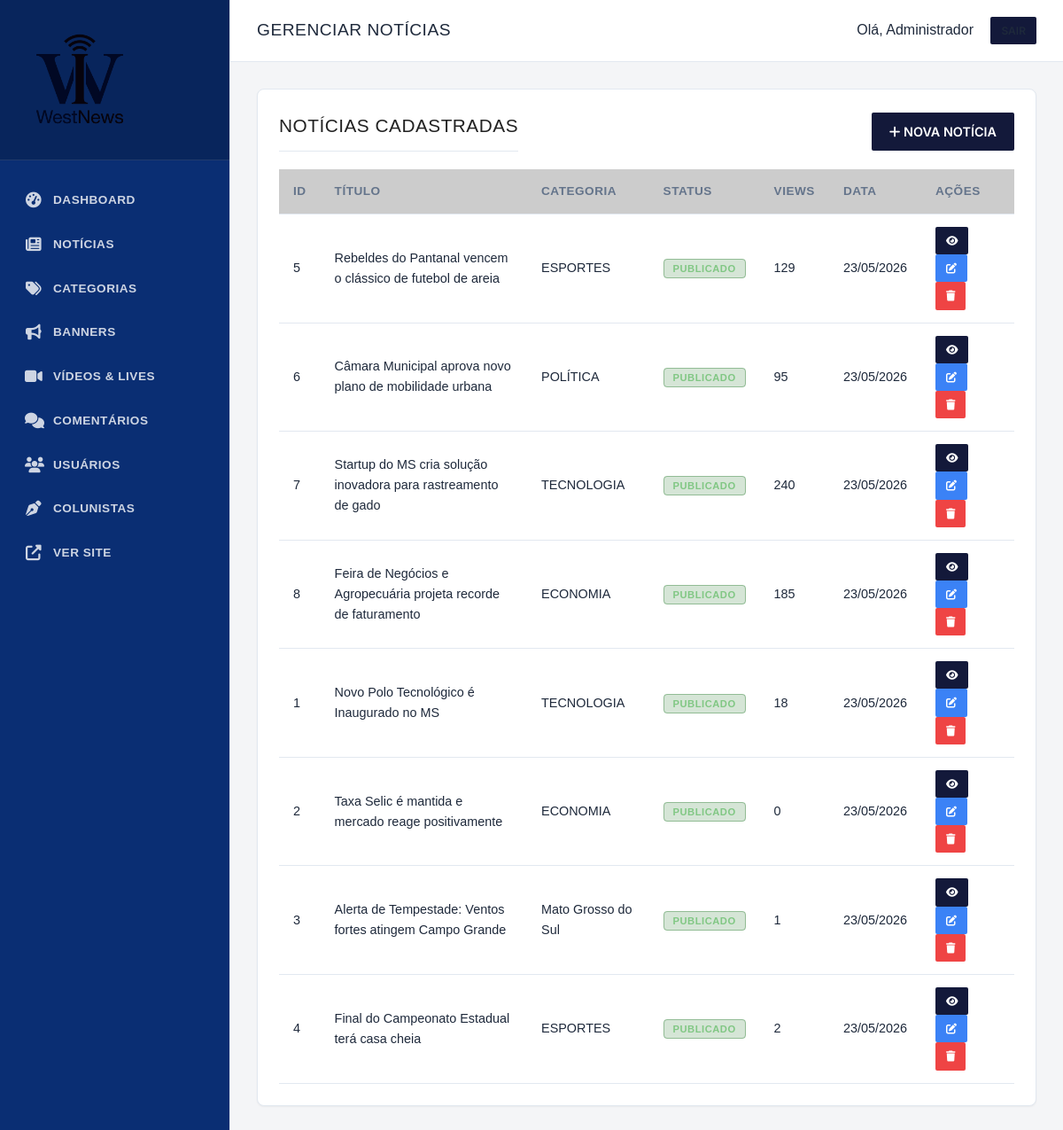
The page /admin/noticias.php (signed in) on the database as committed earlier.
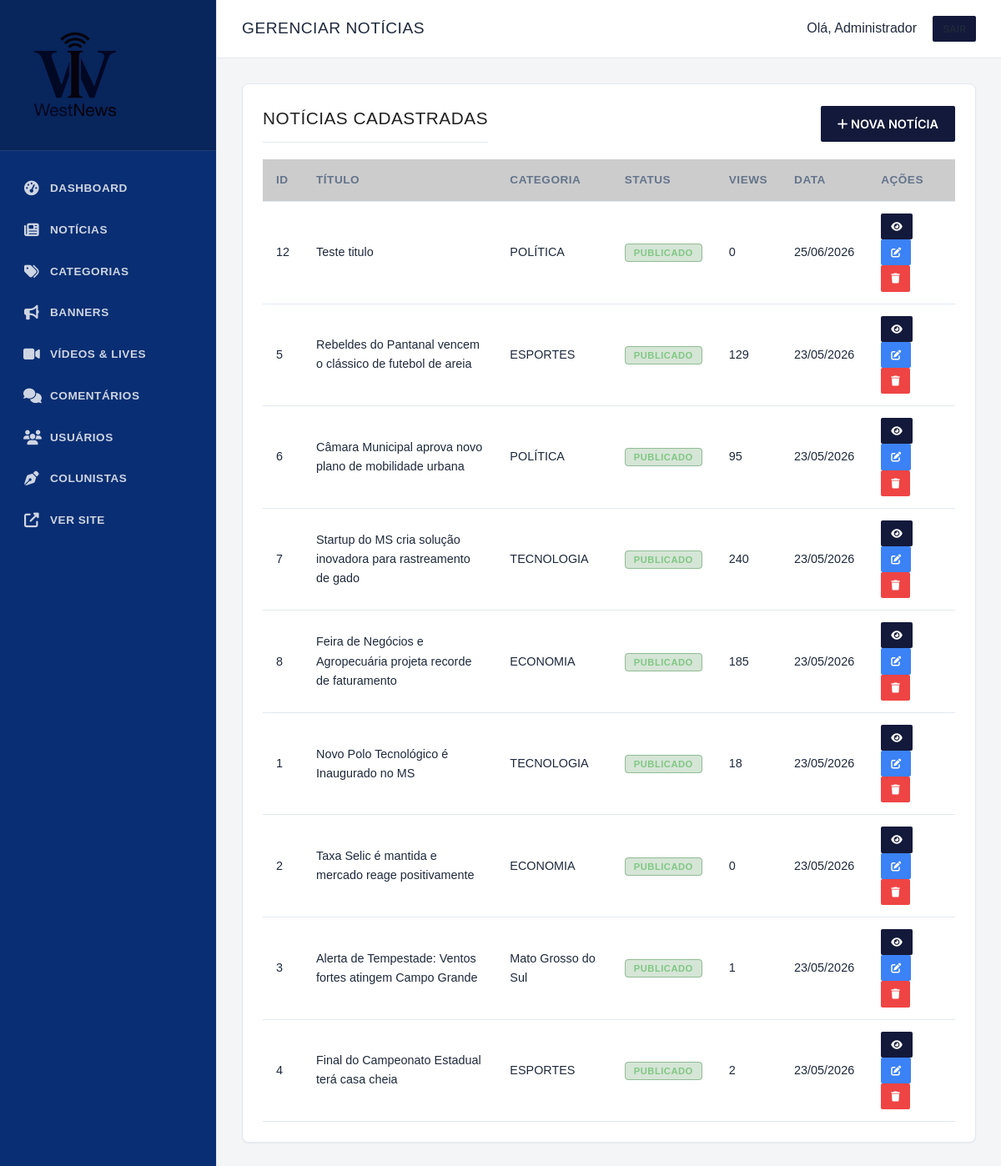
The same page on the database as committed later.
### tables this page shows
CREATE TABLE `noticias` (
  `id` INTEGER PRIMARY KEY AUTOINCREMENT,
  `titulo` TEXT NOT NULL,
  `subtitulo` TEXT DEFAULT NULL,
  `slug` TEXT NOT NULL UNIQUE,
  `conteudo` TEXT NOT NULL,
  `imagem_destacada` TEXT DEFAULT NULL,
  `legenda_imagem` TEXT DEFAULT NULL,
  `autor_id` INTEGER NOT NULL,
  `categoria_id` INTEGER NOT NULL,
  `visualizacoes` INTEGER DEFAULT 0,
  `status` TEXT DEFAULT 'rascunho',
  `destaque` INTEGER DEFAULT 0,
  `urgente` INTEGER DEFAULT 0,
  `criado_em` TIMESTAMP DEFAULT CURRENT_TIMESTAMP,
  `atualizado_em` TIMESTAMP DEFAULT CURRENT_TIMESTAMP, data_agendamento DATETIME DEFAULT NULL, views INTEGER DEFAULT 0,
  FOREIGN KEY (`autor_id`) REFERENCES `usuarios` (`id`) ON DELETE CASCADE,
  FOREIGN KEY (`categoria_id`) REFERENCES `categorias` (`id`) ON DELETE CASCADE
);

CREATE TABLE `categorias` (
  `id` INTEGER PRIMARY KEY AUTOINCREMENT,
  `nome` TEXT NOT NULL,
  `slug` TEXT NOT NULL UNIQUE,
  `cor` TEXT DEFAULT '#1b5e20',
  `criado_em` TIMESTAMP DEFAULT CURRENT_TIMESTAMP
);

### includes/auth.php (called while the page is built, shortened)
<?php
function isAdmin() {
    return isset($_SESSION['user_tipo']) && $_SESSION['user_tipo'] === 'admin';
}

### includes/functions.php (called while the page is built, shortened)
<?php
function escape($string) {
    return htmlspecialchars($string, ENT_QUOTES, 'UTF-8');
}
function getCsrfToken() {
    return $_SESSION['csrf_token'];
}

### admin/noticias.php (the view, shortened to what this page needs)
<?php
$page_title = "Gerenciar Notícias";
require_once __DIR__ . '/includes/header.php';
$pdo = Database::getInstance();
$page = isset($_GET['p']) ? (int)$_GET['p'] : 1;
$limit = 15;
$offset = ($page - 1) * $limit;
$stmt = $pdo->query("SELECT n.id, n.titulo, n.slug, n.status, n.visualizacoes, n.criado_em, c.nome as categoria
                     FROM noticias n
                     JOIN categorias c ON n.categoria_id = c.id
                     ORDER BY n.criado_em DESC LIMIT $limit OFFSET $offset");
$noticias = $stmt->fetchAll();
?>
<div class="card">
    <div style="display: flex; justify-content: space-between; align-items: center; margin-bottom: 20px;">
        <h3 style="margin:0;">Notícias Cadastradas</h3>
        <a href="noticia_form.php" class="btn"><i class="fas fa-plus"></i> Nova Notícia</a>
    </div>
    <div class="table-responsive">
        <table>
            <thead>
                <tr>
                    <th>ID</th>
                    <th>Título</th>
                    <th>Categoria</th>
                    <th>Status</th>
                    <th>Views</th>
                    <th>Data</th>
                    <th>Ações</th>
                </tr>
            </thead>
            <tbody>
                <?php foreach ($noticias as $item): ?>
                <tr>
                    <td><?= $item['id'] ?></td>
                    <td><?= escape($item['titulo']) ?></td>
                    <td><?= escape($item['categoria']) ?></td>
                    <td>
                        <span class="badge <?= $item['status'] == 'publicado' ? 'badge-success' : 'badge-warning' ?>">
                            <?= ucfirst($item['status']) ?>
                        </span>
                    </td>
                    <td><?= $item['visualizacoes'] ?></td>
                    <td><?= date('d/m/Y', strtotime($item['criado_em'])) ?></td>
                    <td>
                        <a href="<?= BASE_URL ?>/noticia/<?= escape($item['slug']) ?>" target="_blank" class="btn btn-sm btn-outline" title="Ver"><i class="fas fa-eye"></i></a>
                        <a href="noticia_form.php?id=<?= $item['id'] ?>" class="btn btn-sm" style="background-color: #3b82f6;" title="Editar"><i class="fas fa-edit"></i></a>
                        <a href="noticias.php?delete=<?= $item['id'] ?>&token=<?= getCsrfToken() ?>" class="btn btn-sm" style="background-color: #ef4444;" onclick="return confirm('Tem certeza que deseja excluir esta notícia?')" title="Excluir"><i class="fas fa-trash"></i></a>
                    </td>
                </tr>
                <?php endforeach; ?>
            </tbody>
        </table>
    </div>
</div>
<?php require_once __DIR__ . '/includes/footer.php'; ?>

### admin/includes/header.php (shortened to what this page needs)
<?php
require_once __DIR__ . '/../../includes/functions.php';
require_once __DIR__ . '/../../includes/auth.php';
?>
<!DOCTYPE html>
<html lang="pt-BR">
<head>
    <link rel="stylesheet" href="https://cdnjs.cloudflare.com/ajax/libs/font-awesome/6.4.0/css/all.min.css">
    <link rel="stylesheet" href="<?= BASE_URL ?>/assets/css/style.css">
    <link rel="stylesheet" href="<?= BASE_URL ?>/assets/css/admin.css">
    <link href="https://cdn.quilljs.com/1.3.6/quill.snow.css" rel="stylesheet">
</head>
<body>
<div class="admin-wrapper">
    <aside class="admin-sidebar">
        <div class="admin-logo logo-container" style="display: flex; align-items: center; justify-content: center; padding: 20px;">
            <a href="<?= BASE_URL ?>/admin/index.php" class="logo" style="display: block; width: 100%; text-align: center;">
                <img src="<?= BASE_URL ?>/assets/images/westnews_logo.png" alt="WestNews" style="max-width: 140px; height: auto; mix-blend-mode: multiply;">
            </a>
        </div>
        <nav class="admin-nav">
            <ul>
                <?php if (isAdmin()): ?>
                <li><a href="<?= BASE_URL ?>/admin/index.php"><i class="fas fa-tachometer-alt"></i> Dashboard</a></li>
                <?php endif; ?>
                <li><a href="<?= BASE_URL ?>/admin/noticias.php"><i class="fas fa-newspaper"></i> Notícias</a></li>
                <?php if (isAdmin()): ?>
                <li><a href="<?= BASE_URL ?>/admin/categorias.php"><i class="fas fa-tags"></i> Categorias</a></li>
                <li><a href="<?= BASE_URL ?>/admin/banners.php"><i class="fas fa-bullhorn"></i> Banners</a></li>
                <?php endif; ?>
                <li><a href="<?= BASE_URL ?>/admin/videos.php"><i class="fas fa-video"></i> Vídeos & Lives</a></li>
                <?php if (isAdmin()): ?>
                <li><a href="<?= BASE_URL ?>/admin/comentarios.php"><i class="fas fa-comments"></i> Comentários</a></li>
                <li><a href="<?= BASE_URL ?>/admin/usuarios.php"><i class="fas fa-users"></i> Usuários</a></li>
                <li><a href="<?= BASE_URL ?>/admin/usuarios.php?filter=colunista"><i class="fas fa-pen-nib"></i> Colunistas</a></li>
                <?php endif; ?>
                <li><a href="<?= BASE_URL ?>/" target="_blank"><i class="fas fa-external-link-alt"></i> Ver Site</a></li>
            </ul>
        </nav>
    </aside>
    <main class="admin-main">
        <header class="admin-topbar">
            <div>
                <h2 style="font-size: 1.2rem; margin: 0;"><?= isset($page_title) ? escape($page_title) : 'Dashboard' ?></h2>
            </div>
            <div>
                <span style="margin-right: 15px;">Olá, <?= escape($_SESSION['user_nome']) ?></span>
                <a href="<?= BASE_URL ?>/logout.php" class="btn btn-sm btn-outline">Sair</a>
            </div>
        </header>
        <div class="admin-content">

### admin/includes/footer.php (shortened to what this page needs)
        </div>
    </main>
</div>
</body>
</html>

### assets/css/style.css (style rules this page uses)
:root { --color-primary: #13193a; --color-primary-light: #1d2657; --color-accent: #CC0000; --color-text: #222222; --color-text-muted: #666666; --color-bg: #FFFFFF; --color-surface: #F8F9FA; --color-border: #E5E5E5; --color-footer-bg: #111111; --color-footer-text: #CCCCCC; --font-title: 'Merriweather', serif; --font-family: 'Inter', sans-serif; --shadow-sm: 0 1px 3px rgba(0,0,0,0.05); --transition: all 0.2s ease-in-out; }
* { margin: 0; padding: 0; box-sizing: border-box; }
body { font-family: var(--font-family); background-color: var(--color-bg); color: var(--color-text); line-height: 1.5; -webkit-font-smoothing: antialiased; }
a { text-decoration: none; color: inherit; transition: var(--transition); }
img { max-width: 100%; height: auto; display: block; object-fit: cover; }
h1, h2, h3, h4, h5, h6 { font-family: var(--font-title); font-weight: 700; color: var(--color-text); }
.btn { display: inline-block; padding: 10px 20px; background-color: var(--color-primary); color: #fff; font-family: var(--font-family); font-weight: 600; font-size: 0.9rem; text-transform: uppercase; border: none; cursor: pointer; border-radius: 2px; }

### assets/css/admin.css (style rules this page uses)
:root { --admin-bg: #f4f5f7; --admin-surface: #ffffff; --admin-sidebar: #0a2e73; --admin-sidebar-hover: #113f9c; --admin-sidebar-text: #ffffff; --admin-text: #1e293b; --admin-text-light: #64748b; --admin-primary: #0a2e73; --admin-accent: #c8102e; --admin-border: #e2e8f0; --shadow-sm: 0 1px 2px 0 rgba(0, 0, 0, 0.05); --shadow-md: 0 4px 6px -1px rgba(0, 0, 0, 0.1); }
body { margin: 0; font-family: 'Montserrat', sans-serif; background-color: var(--admin-bg); color: var(--admin-text); line-height: 1.6; }
h1, h2, h3, h4, h5, h6 { font-family: 'Bebas Neue', sans-serif; font-weight: 400; text-transform: uppercase; letter-spacing: 0.5px; }
.admin-wrapper { display: flex; min-height: 100vh; }
.admin-sidebar { width: 260px; background-color: var(--admin-sidebar); color: var(--admin-sidebar-text); flex-shrink: 0; display: flex; flex-direction: column; border-right: 1px solid var(--admin-border); }
.admin-logo { background-color: rgba(0, 0, 0, 0.2); border-bottom: 1px solid rgba(255, 255, 255, 0.1); }
.admin-logo .logo { color: #ffffff !important; text-decoration: none; font-style: italic; font-family: 'Bebas Neue', sans-serif; letter-spacing: 0.5px; }
.admin-nav { flex-grow: 1; padding: 20px 0; }
.admin-nav ul { list-style: none; padding: 0; margin: 0; }
.admin-nav a { display: flex; align-items: center; gap: 12px; padding: 14px 24px; color: rgba(255, 255, 255, 0.8); text-decoration: none; font-weight: 600; font-size: 0.85rem; text-transform: uppercase; letter-spacing: 0.5px; border-left: 4px solid transparent; transition: all 0.2s ease-in-out; }
.admin-nav a i { font-size: 1.1rem; width: 20px; text-align: center; }
.admin-main { flex-grow: 1; display: flex; flex-direction: column; overflow-x: hidden; background-color: var(--admin-bg); }
.admin-topbar { background-color: var(--admin-surface); height: 70px; display: flex; align-items: center; justify-content: space-between; padding: 0 30px; border-bottom: 1px solid var(--admin-border); color: var(--admin-text); }
.admin-topbar h2 { margin: 0; font-size: 1.5rem; color: var(--admin-text); }
.admin-topbar a.btn-outline { color: var(--admin-text); border-color: var(--admin-border); }
.admin-content { padding: 30px; flex-grow: 1; }
.card { background: var(--admin-surface); border-radius: 8px; border: 1px solid var(--admin-border); box-shadow: var(--shadow-sm); padding: 24px; margin-bottom: 30px; color: var(--admin-text); }
.card h3 { font-size: 1.3rem; margin-top: 0; border-bottom: 1px solid var(--admin-border); padding-bottom: 12px; margin-bottom: 20px; }
.table-responsive { overflow-x: auto; }
table { width: 100%; border-collapse: collapse; }
table th, table td { padding: 14px 16px; text-align: left; border-bottom: 1px solid var(--admin-border); }
table th { background-color: rgba(0, 0, 0, 0.2); font-weight: 700; font-size: 0.85rem; text-transform: uppercase; letter-spacing: 0.5px; color: var(--admin-text-light); }
table td { font-size: 0.9rem; color: var(--admin-text); }
.badge { padding: 4px 10px; border-radius: 4px; font-size: 0.7rem; font-weight: 700; text-transform: uppercase; letter-spacing: 0.5px; }
.badge-success { background-color: rgba(46, 125, 50, 0.2); color: #81c784; border: 1px solid rgba(46, 125, 50, 0.4); }
.btn-sm { padding: 6px 12px; font-size: 0.75rem; }

Rows that differ between the two databases and show on the page:
added noticias: id "12", titulo "Teste titulo", categoria.nome "POLÍTICA", status "PUBLICADO", visualizacoes "0", criado_em "25/06/2026"
